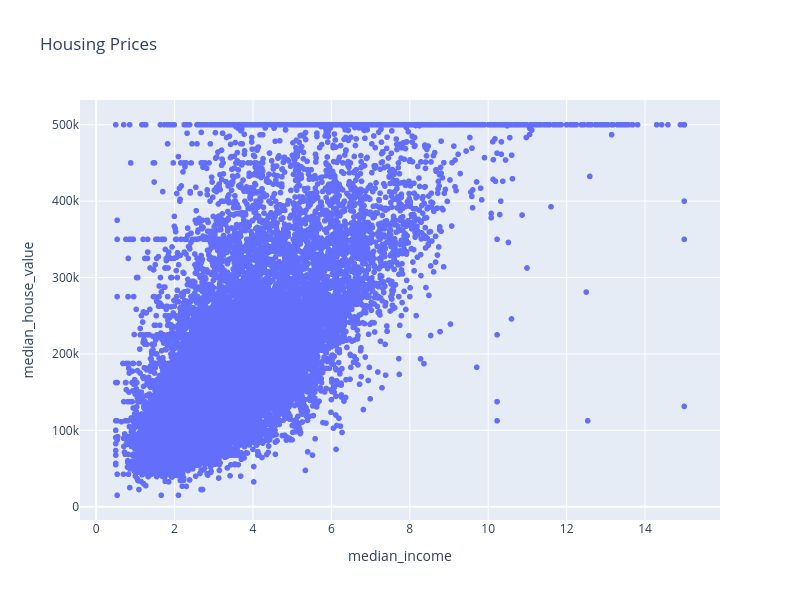

Notebook cell for this chart:
### Markdown cell above
The most promising attribute to predict the median house value is the median income

### Code cell
px.scatter(train_set, x="median_income", y="median_house_value", title="Housing Prices", width=800, height=600)

### Figure 1 — Plotly figure (JSON) as saved in the notebook; plotly's stock layout.template omitted (floating-point values rounded to 4 significant figures; data arrays with more than 128 entries replaced by an {"elided": "..."} marker saying what was removed)
{"data": [{"hovertemplate": "median_income=%{x}<br>median_house_value=%{y}<extra></extra>", "legendgroup": "", "marker": {"color": "#636efa", "symbol": "circle"}, "mode": "markers", "name": "", "showlegend": false, "type": "scattergl", "x": {"elided": "16512 float values"}, "xaxis": "x", "y": {"elided": "16512 int values"}, "yaxis": "y"}], "layout": {"height": 600, "legend": {"tracegroupgap": 0}, "title": {"text": "Housing Prices"}, "width": 800, "xaxis": {"anchor": "y", "domain": [0, 1], "title": {"text": "median_income"}}, "yaxis": {"anchor": "x", "domain": [0, 1], "title": {"text": "median_house_value"}}}}
